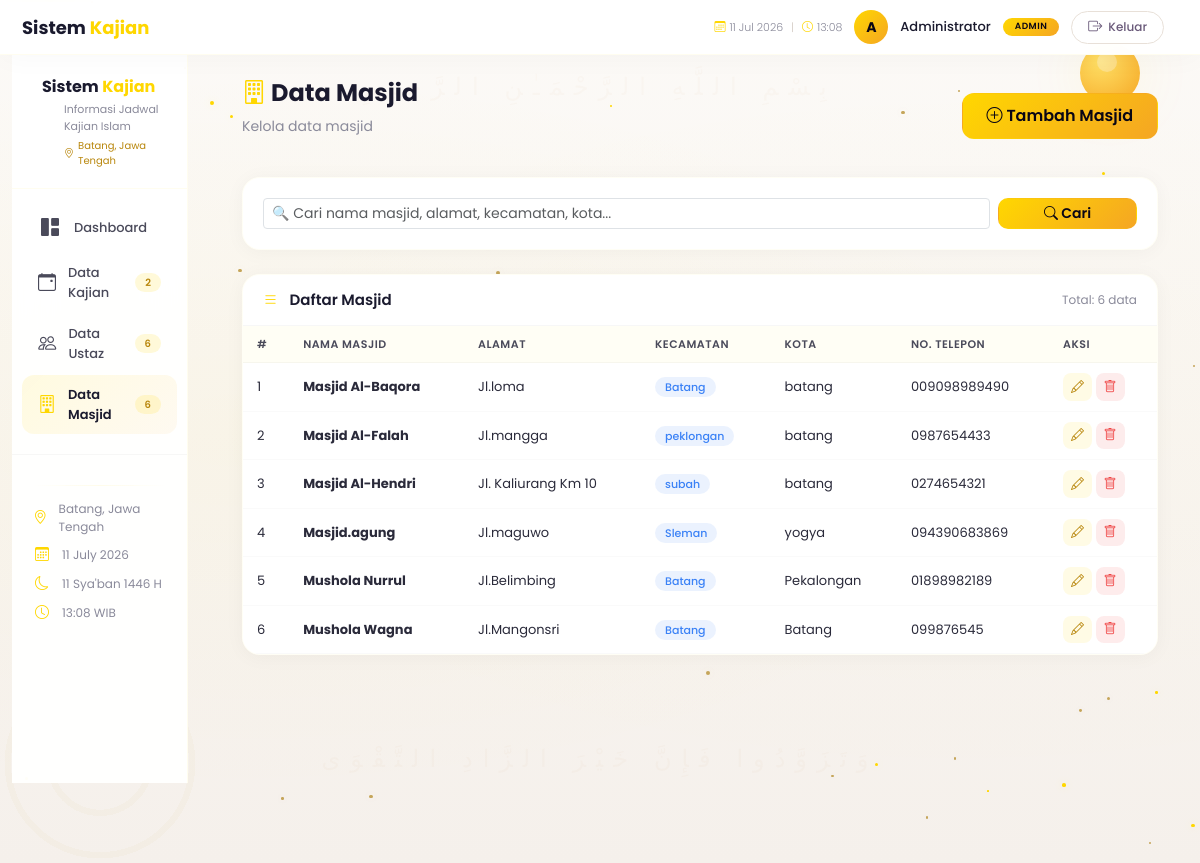
The page /masjid/read.php (signed in) on the database its author committed.
### tables this page shows
CREATE TABLE IF NOT EXISTS `masjid` (
  `id` int(11) NOT NULL AUTO_INCREMENT,
  `nama_masjid` varchar(255) NOT NULL,
  `alamat` text NOT NULL,
  `kecamatan` varchar(100) NOT NULL,
  `kota` varchar(100) NOT NULL,
  `no_telepon` varchar(20) DEFAULT NULL,
  `created_at` timestamp NOT NULL DEFAULT current_timestamp(),
  `updated_at` timestamp NOT NULL DEFAULT current_timestamp() ON UPDATE current_timestamp(),
  PRIMARY KEY (`id`)
);

### koneksi.php (called while the page is built, shortened)
<?php
function getIslamicDate() {
    $islamicMonths = [
        'Muharram', 'Safar', 'Rabi\'ul Awwal', 'Rabi\'ul Akhir',
        'Jumadil Ula', 'Jumadil Akhir', 'Rajab', 'Sya\'ban',
        'Ramadhan', 'Syawal', 'Dzulqa\'dah', 'Dzulhijjah'
    ];
    $hijriYear = 1446;
    $hijriMonth = (int)date('n') % 12;
    $hijriDay = (int)date('j') % 30;
    return $hijriDay . ' ' . $islamicMonths[$hijriMonth] . ' ' . $hijriYear . ' H';
}
?>

### masjid/read.php (the view, shortened to what this page needs)
<?php
require_once '../koneksi.php';
$limit = 10;
$page = isset($_GET['page']) ? (int)$_GET['page'] : 1;
$offset = ($page - 1) * $limit;
$search_condition = "1=1";
$query_total = "SELECT COUNT(*) as total FROM masjid WHERE $search_condition";
$total_result = mysqli_query($koneksi, $query_total);
$total_data = mysqli_fetch_assoc($total_result)['total'];
$query = "SELECT * FROM masjid WHERE $search_condition ORDER BY nama_masjid ASC LIMIT $limit OFFSET $offset";
$result = mysqli_query($koneksi, $query);
$total_kajian = mysqli_fetch_assoc(mysqli_query($koneksi, "SELECT COUNT(*) as total FROM kajian"))['total'];
$total_ustaz = mysqli_fetch_assoc(mysqli_query($koneksi, "SELECT COUNT(*) as total FROM ustaz"))['total'];
$total_masjid = mysqli_fetch_assoc(mysqli_query($koneksi, "SELECT COUNT(*) as total FROM masjid"))['total'];
$lokasi = 'Batang, Jawa Tengah';
?>
<!DOCTYPE html>
<html lang="id">
<head>
    <link href="https://cdn.jsdelivr.net/npm/bootstrap@5.3.0/dist/css/bootstrap.min.css" rel="stylesheet">
    <link href="https://cdn.jsdelivr.net/npm/bootstrap-icons@1.11.0/font/bootstrap-icons.css" rel="stylesheet">
</head>
<body>
    <div class="islamic-bg">
        <div class="stars-container" id="stars"></div>
        <div class="moon-wrap"><div class="moon"></div></div>
        <div class="arabic-text top">بِسْمِ اللَّهِ الرَّحْمَـٰنِ الرَّحِيمِ</div>
        <div class="arabic-text bottom">وَتَزَوَّدُوا فَإِنَّ خَيْرَ الزَّادِ التَّقْوَى</div>
    </div>
    <nav class="navbar-premium">
        <div class="container-fluid">
            <div class="row align-items-center w-100">
                <div class="col-md-4 col-6">
                    <a href="../dashboard.php" class="brand">
                        <span>Sistem <span class="gold">Kajian</span></span>
                    </a>
                </div>
                <div class="col-md-8 col-6 text-end">
                    <div class="user-info justify-content-end">
                        <span class="time-display">
                            <i class="bi bi-calendar3"></i> <?php echo date('d M Y'); ?>
                            <span style="margin:0 4px;color:#d0c8c0;">|</span>
                            <i class="bi bi-clock"></i> <?php echo date('H:i'); ?>
                        </span>
                        <div class="user-avatar">
                            <?php echo strtoupper(substr($_SESSION['nama_lengkap'], 0, 1)); ?>
                        </div>
                        <span class="user-name"><?php echo $_SESSION['nama_lengkap']; ?></span>
                        <span class="user-role"><?php echo ucfirst($_SESSION['role']); ?></span>
                        <a href="../logout.php" class="btn-logout-premium">
                            <i class="bi bi-box-arrow-right"></i> Keluar
                        </a>
                    </div>
                </div>
            </div>
        </div>
    </nav>
    <div class="container-fluid">
        <div class="row">
            <div class="col-lg-2 col-md-3">
                <div class="sidebar-premium">
                    <div class="brand-sidebar">
                        <div class="logo-text">
                            <span>Sistem <span class="gold">Kajian</span></span>
                        </div>
                        <div class="sub-text">Informasi Jadwal Kajian Islam</div>
                        <div class="lokasi-text">
                            <i class="bi bi-geo-alt"></i> <?php echo $lokasi; ?>
                        </div>
                    </div>
                    <ul class="nav-sidebar">
                        <li><a href="../dashboard.php"><i class="bi bi-grid-1x2-fill"></i> Dashboard</a></li>
                        <li><a href="../kajian/read.php"><i class="bi bi-calendar-event"></i> Data Kajian <span class="badge-sidebar"><?php echo $total_kajian; ?></span></a></li>
                        <li><a href="../ustaz/read.php"><i class="bi bi-people"></i> Data Ustaz <span class="badge-sidebar"><?php echo $total_ustaz; ?></span></a></li>
                        <li><a href="read.php" class="active"><i class="bi bi-building"></i> Data Masjid <span class="badge-sidebar"><?php echo $total_masjid; ?></span></a></li>
                    </ul>
                    <div class="sidebar-footer">
                        <div class="divider-light"></div>
                        <div class="footer-item"><i class="bi bi-geo-alt"></i> <span><?php echo $lokasi; ?></span></div>
                        <div class="footer-item"><i class="bi bi-calendar3"></i> <span><?php echo date('d F Y'); ?></span></div>
                        <div class="footer-item"><i class="bi bi-moon"></i> <span><?php echo getIslamicDate(); ?></span></div>
                        <div class="footer-item"><i class="bi bi-clock"></i> <span><?php echo date('H:i'); ?> WIB</span></div>
                    </div>
                </div>
            </div>
            <div class="col-lg-10 col-md-9">
                <div class="main-content">
                    <div class="d-flex justify-content-between align-items-center mb-4">
                        <div>
                            <h1 class="page-title"><i class="bi bi-building" style="color:#FFD700;"></i> Data Masjid</h1>
                            <p class="page-subtitle">Kelola data masjid</p>
                        </div>
                        <a href="create.php" class="btn" style="background:linear-gradient(135deg,#FFD700,#f5a623);color:#0a0615;font-weight:600;border-radius:12px;padding:10px 24px;">
                            <i class="bi bi-plus-circle"></i> Tambah Masjid
                        </a>
                    </div>
                    <div class="filter-card">
                        <form method="GET" action="" class="row g-2">
                            <div class="col-md-10">
                                <input type="text" class="form-control form-control-sm" name="search" placeholder="🔍 Cari nama masjid, alamat, kecamatan, kota..." value="<?php echo isset($_GET['search']) ? htmlspecialchars($_GET['search']) : ''; ?>">
                            </div>
                            <div class="col-md-2">
                                <button type="submit" class="btn btn-sm w-100" style="background:linear-gradient(135deg,#FFD700,#f5a623);color:#0a0615;font-weight:600;border-radius:10px;">
                                    <i class="bi bi-search"></i> Cari
                                </button>
                            </div>
                        </form>
                    </div>
                    <div class="table-card">
                        <div class="card-header">
                            <h5><i class="bi bi-list"></i> Daftar Masjid</h5>
                            <span style="font-size:12px;color:#8a8a9a;">Total: <?php echo $total_data; ?> data</span>
                        </div>
                        <div class="card-body">
                            <div class="table-responsive">
                                <table class="table table-custom">
                                    <thead>
                                        <tr>
                                            <th>#</th>
                                            <th>Nama Masjid</th>
                                            <th>Alamat</th>
                                            <th>Kecamatan</th>
                                            <th>Kota</th>
                                            <th>No. Telepon</th>
                                            <th>Aksi</th>
                                        </tr>
                                    </thead>
                                    <tbody>
                                        <?php if (mysqli_num_rows($result) > 0): ?>
                                        <?php $no = $offset + 1; while ($row = mysqli_fetch_assoc($result)): ?>
                                        <tr>
                                            <td><?php echo $no++; ?></td>
                                            <td><strong><?php echo htmlspecialchars($row['nama_masjid']); ?></strong></td>
                                            <td><?php echo htmlspecialchars($row['alamat']); ?></td>
                                            <td><span class="badge-kecamatan"><?php echo htmlspecialchars($row['kecamatan']); ?></span></td>
                                            <td><?php echo htmlspecialchars($row['kota']); ?></td>
                                            <td><?php echo htmlspecialchars($row['no_telepon']); ?></td>
                                            <td>
                                                <a href="update.php?id=<?php echo $row['id']; ?>" class="btn btn-action btn-edit"><i class="bi bi-pencil"></i></a>
                                                <a href="javascript:void(0)" onclick="konfirmasiHapus('delete.php?id=<?php echo $row['id']; ?>', 'Apakah Anda yakin ingin menghapus masjid &quot;<?php echo htmlspecialchars($row['nama_masjid']); ?>&quot;?')" class="btn btn-action btn-delete"><i class="bi bi-trash"></i></a>
                                            </td>
                                        </tr>
                                        <?php endwhile; ?>
                                        <?php endif; ?>
                                    </tbody>
                                </table>
                            </div>
                        </div>
                    </div>
                </div>
            </div>
        </div>
    </div>
</body>
</html>

### rows shown on the page
masjid: nama_masjid "Masjid Al-Baqora", alamat "Jl.loma", kecamatan "Batang", kota "batang", no_telepon "009098989490"
masjid: nama_masjid "Masjid Al-Falah", alamat "Jl.mangga", kecamatan "peklongan", kota "batang", no_telepon "0987654433"
masjid: nama_masjid "Masjid Al-Hendri", alamat "Jl. Kaliurang Km 10", kecamatan "subah", kota "batang", no_telepon "0274654321"
masjid: nama_masjid "Masjid.agung", alamat "Jl.maguwo", kecamatan "Sleman", kota "yogya", no_telepon "094390683869"
masjid: nama_masjid "Mushola Nurrul", alamat "Jl.Belimbing", kecamatan "Batang", kota "Pekalongan", no_telepon "01898982189"
masjid: nama_masjid "Mushola Wagna", alamat "Jl.Mangonsri", kecamatan "Batang", kota "Batang", no_telepon "099876545"

### other values the page prints
substr($_SESSION['nama_lengkap'], 0, 1) "A"
$_SESSION['nama_lengkap'] "Administrator"
$_SESSION['role'] "ADMIN"
$lokasi "Batang, Jawa Tengah"
$total_kajian "2"
$total_ustaz "6"
$total_masjid "6"
getIslamicDate() "11 Sya'ban 1446 H"
$total_data "6"
